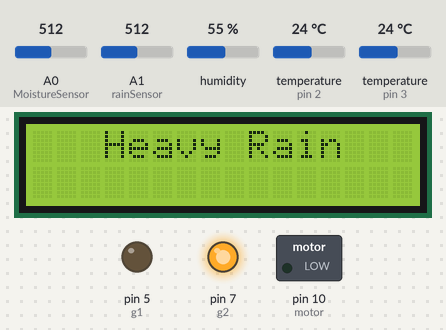
Bench run of a sketch on a simulated Arduino Uno, built with avr-gcc and run on an emulated ATmega328P. Parts: 16×2 character LCD, switched loads named in the sketch (green lamp = pin HIGH), output pins drawn as LEDs (lit = HIGH). The test bench sets the inputs (shaded band); at power-on: A1 (rainSensor) = 512, humidity 55 %, A0 (MoistureSensor) = 512, temperature (sensors on pin 3, pin 2) 24 °C. Pins used as bus, display or sensor lines are not drawn; what the sketch prints to the serial monitor is not drawn.

Above: at 3.3 s.
3.4 s: A1 (rainSensor) set to 526
At 5.9 s:
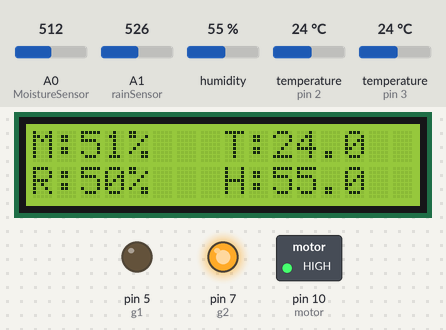
6.2 s: humidity set to 22 %
At 9.0 s:
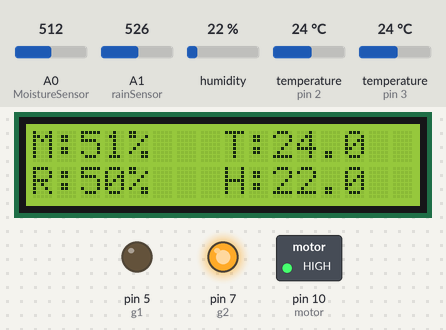
9.6 s: humidity set to 19 %
At 11.1 s:
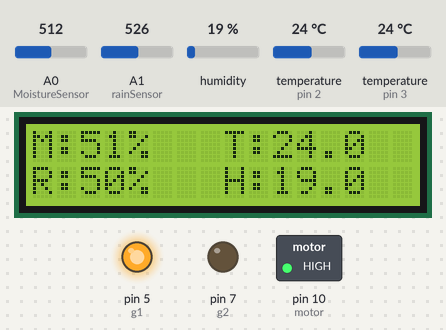
12.0 s: A0 (MoistureSensor) set to 435
At 13.3 s:
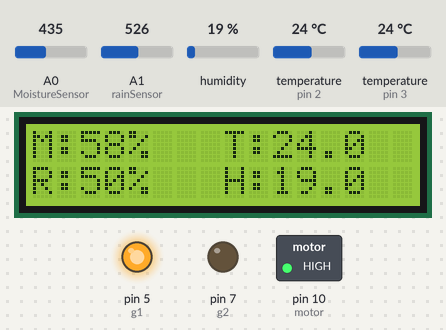
14.5 s: A0 (MoistureSensor) set to 413
At 16.6 s:
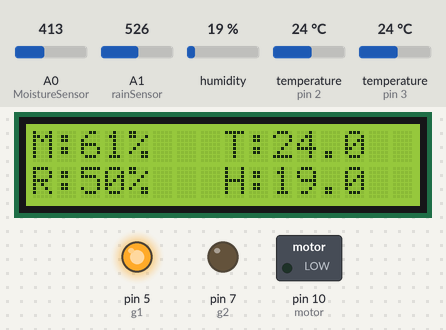
17.0 s: temperature (sensor on pin 3) set to 41 °C
At 17.9 s:
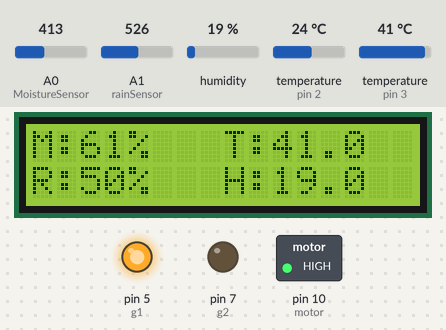
Timing chart, 0 to 19.6 s (numbered marks = the images above; inputs shaded):
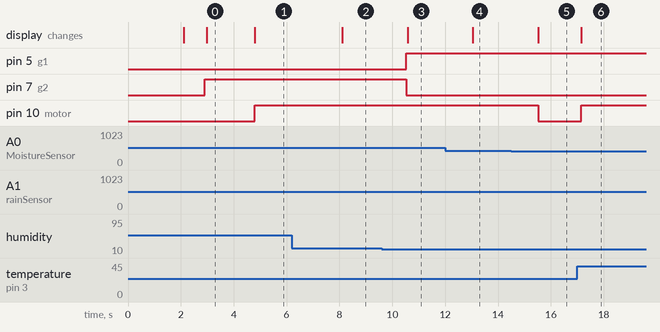

Measured:
- the behaviour switches between 517 and 518 on A1 (rainSensor) (found by bisection; images 0 and 1)
- the behaviour switches between 21 and 20 % on humidity (found by bisection; images 2 and 3)
- the behaviour switches between 425 and 424 on A0 (MoistureSensor) (found by bisection; images 4 and 5)
- after the input at 3.4 s, pin 10 (motor): LOW → HIGH after 1.4 s; the display: changes after 1.4 s (image 1)
- after the input at 6.2 s, the display: changes after 1.9 s (image 2)
- after the input at 9.6 s, pin 5 (g1): LOW → HIGH after 0.93 s; pin 7 (g2): HIGH → LOW after 0.93 s; the display: changes after 0.98 s (image 3)
- after the input at 12.0 s, the display: changes after 1.1 s (image 4)
- after the input at 14.5 s, pin 10 (motor): HIGH → LOW after 1.0 s; the display: changes after 1.0 s (image 5)
- after the input at 17.0 s, pin 10 (motor): LOW → HIGH after 0.16 s; the display: changes after 0.16 s (image 6)

The sketch:

v2.ino
```cpp
#include <Wire.h>
#include <LiquidCrystal_I2C.h>
LiquidCrystal_I2C lcd(0x27, 16, 2);

unsigned long previousMillis;

#define MoistureSensor A0
#define rainSensor A1

int moisture = 0;
int rain = 0;
float temp;

#define motor 10


int flag = 0;

#include "DHT.h"
#define DHTPIN 2
#define DHTTYPE DHT11
DHT dht(DHTPIN, DHTTYPE);

float h;

#include <OneWire.h>
#include <DallasTemperature.h>
/********************************************************************/
// Data wire is plugged into pin A0 on the Arduino
#define ONE_WIRE_BUS 3
/********************************************************************/
// Setup a oneWire instance to communicate with any OneWire devices
// (not just Maxim/Dallas temperature ICs)
OneWire oneWire(ONE_WIRE_BUS);
/********************************************************************/
// Pass our oneWire reference to Dallas Temperature.
DallasTemperature sensors(&oneWire);


int r1 = 4;
int g1 = 5;

int r2 = 6;
int g2 = 7;

int find_rain()
{
  int i;
  long avg_val = 0;
  for (i = 0; i < 10; i++)
  {
    avg_val += analogRead(MoistureSensor);
  }
  avg_val /= 10;
  moisture = avg_val;
  moisture = map(moisture, 2, 1022, 100, 1);

  int j;
  long avg_val1 = 0;
  for (j = 0; j < 10; j++)
  {
    avg_val1 += analogRead(rainSensor);
  }
  avg_val1 /= 10;
  rain = avg_val1;
  rain = map(rain, 2, 1022, 100, 1);

  sensors.requestTemperatures();
  temp = sensors.getTempCByIndex(0);

  h = dht.readHumidity();
  if(h > 20)
  {
    digitalWrite(r1, HIGH);digitalWrite(r2, LOW);
    digitalWrite(g1, LOW);digitalWrite(g2, HIGH);
  }
  else
  {
    digitalWrite(r1, LOW);digitalWrite(r2, HIGH);
    digitalWrite(g1, HIGH);digitalWrite(g2, LOW);
  }
  lcd.setCursor(0, 0); lcd.print("M:      T:      ");
  lcd.setCursor(2, 0); lcd.print(moisture); lcd.print("%");
  lcd.setCursor(10, 0); lcd.print(temp, 1); lcd.print(" ");
  lcd.setCursor(0, 1); lcd.print("R:      H:      ");
  lcd.setCursor(2, 1); lcd.print(rain); lcd.print("%");
  lcd.setCursor(10, 1); lcd.print(h, 1); lcd.print(" ");

  return moisture;
  return rain;
}

void setup()
{
  Serial.begin(9600); // See the connection status in Serial Monitor
  sensors.begin();
  dht.begin();
  pinMode(r1, OUTPUT);  pinMode(r2, OUTPUT);
  pinMode(g1, OUTPUT);  pinMode(g2, OUTPUT);
  digitalWrite(r1, LOW);digitalWrite(r2, LOW);
  digitalWrite(g1, LOW);digitalWrite(g2, LOW);

  pinMode(MoistureSensor , INPUT);
  pinMode(motor, OUTPUT); digitalWrite(motor, LOW);
  lcd.init();
  lcd.backlight();
  lcd.setCursor(0, 0);
  lcd.print("   IoT Smart    ");
  lcd.setCursor(0, 1);
  lcd.print("Irrigation Syste");//IoT Smart Irrigation System
  delay(2000);
  lcd.clear();
}

void loop()
{
  find_rain();
  if (millis() - previousMillis > 1000)
  {
    Serial.print("<A"); Serial.print(moisture); Serial.print(">");
    Serial.print("<B"); Serial.print(rain); Serial.print(">");
    Serial.print("<C"); Serial.print(temp, 1); Serial.print(">");
    Serial.print("<D"); Serial.print(h, 1); Serial.print(">");
    previousMillis = millis();
  }

  // temp >40
  if (temp > 40)
  {
    if (rain > 50)
    {
      // Nothig
      digitalWrite(motor, LOW);
      lcd.clear();
      lcd.print("   Heavy Rain   ");
      delay(1000);
    }
    else
    {
      if (moisture > 30 && moisture < 70)
      {
        digitalWrite(motor, HIGH);
        if (flag == 0)
        {
          Serial.print("<X>");
          flag = 1;
        }
      }
      else
      {
        digitalWrite(motor, LOW);
        if (flag == 1)
        {
          Serial.print("<Y>");
          flag = 0;
        }
      }
    }
  }

  // temp < 40
  if (temp < 40)
  {
    if (rain > 50)
    {
      // Nothig
      digitalWrite(motor, LOW);
      lcd.clear();
      lcd.print("   Heavy Rain   ");
      delay(1000);
    }
    else
    {
      if (moisture > 20 && moisture < 60)
      {
        digitalWrite(motor, HIGH);
        if (flag == 0)
        {
          Serial.print("<X>");
          flag = 1;
        }
      }
      else
      {
        digitalWrite(motor, LOW);
        if (flag == 1)
        {
          Serial.print("<Y>");
          flag = 0;
        }
      }
    }
  }
}
```
